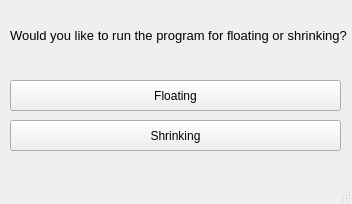
<?xml version="1.0" encoding="UTF-8"?>
<ui version="4.0">
 <class>MainWindow</class>
 <widget class="QMainWindow" name="MainWindow">
  <property name="geometry">
   <rect>
    <x>0</x>
    <y>0</y>
    <width>352</width>
    <height>204</height>
   </rect>
  </property>
  <property name="windowTitle">
   <string>MainWindow</string>
  </property>
  <widget class="QWidget" name="centralwidget">
   <widget class="QPushButton" name="floatingButton">
    <property name="geometry">
     <rect>
      <x>10</x>
      <y>80</y>
      <width>331</width>
      <height>31</height>
     </rect>
    </property>
    <property name="text">
     <string>Floating</string>
    </property>
   </widget>
   <widget class="QPushButton" name="sinkingButton">
    <property name="geometry">
     <rect>
      <x>10</x>
      <y>120</y>
      <width>331</width>
      <height>31</height>
     </rect>
    </property>
    <property name="text">
     <string>Shrinking</string>
    </property>
   </widget>
   <widget class="QLabel" name="label">
    <property name="geometry">
     <rect>
      <x>10</x>
      <y>10</y>
      <width>351</width>
      <height>51</height>
     </rect>
    </property>
    <property name="font">
     <font>
      <pointsize>10</pointsize>
     </font>
    </property>
    <property name="text">
     <string>Would you like to run the program for floating or shrinking?</string>
    </property>
    <property name="wordWrap">
     <bool>true</bool>
    </property>
   </widget>
  </widget>
  <widget class="QMenuBar" name="menubar">
   <property name="geometry">
    <rect>
     <x>0</x>
     <y>0</y>
     <width>352</width>
     <height>21</height>
    </rect>
   </property>
  </widget>
  <widget class="QStatusBar" name="statusbar"/>
 </widget>
 <resources/>
 <connections/>
</ui>
